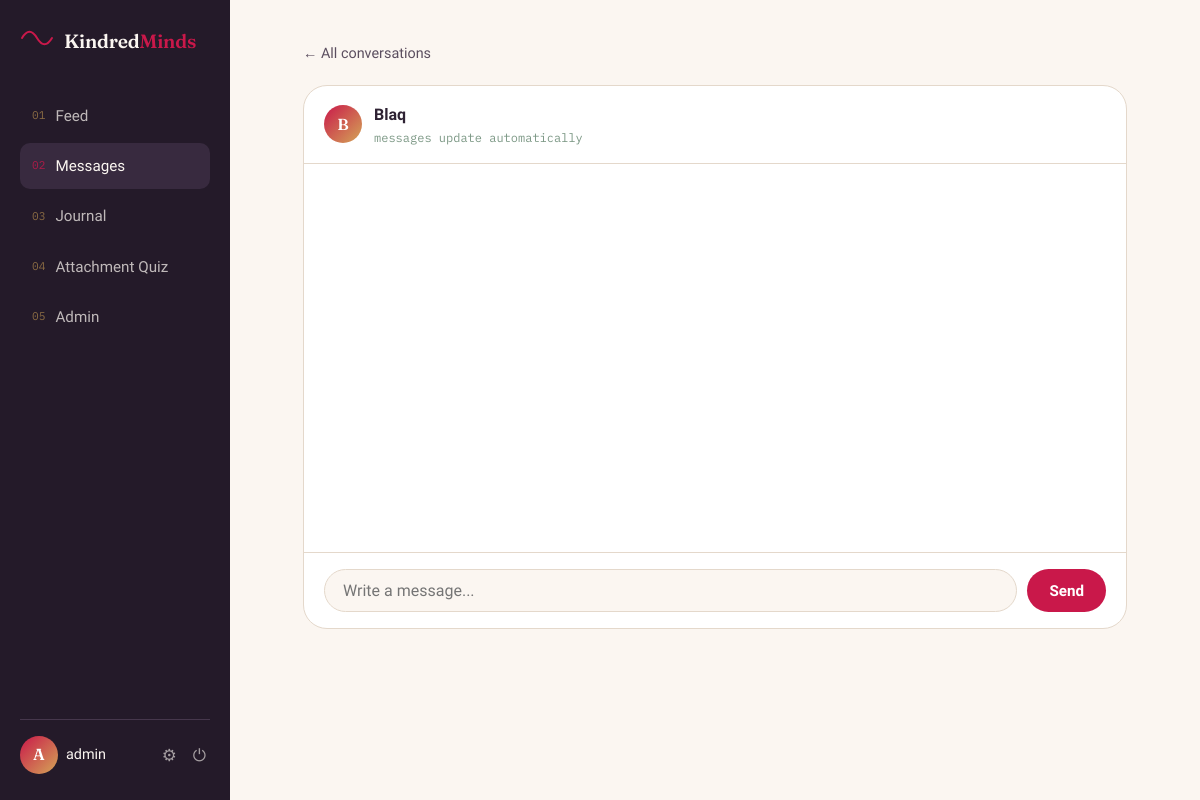
Screenshot of /messages/Blaq (signed in) with the database file from the repository.
### tables this page shows
CREATE TABLE users (
            id INTEGER PRIMARY KEY AUTOINCREMENT,
            username TEXT UNIQUE NOT NULL,
            email TEXT UNIQUE NOT NULL,
            password_hash TEXT NOT NULL,
            bio TEXT DEFAULT '',
            is_admin INTEGER DEFAULT 0,
            is_banned INTEGER DEFAULT 0,
            created_at TEXT NOT NULL
        );

### app.py (the view)
@app.route("/messages/<username>")
@login_required
def conversation(username):
    db = get_db()
    other = db.execute("SELECT * FROM users WHERE username = ?", (username,)).fetchone()
    if not other:
        abort(404)
    uid = session["user_id"]
    db.execute(
        "UPDATE messages SET is_read = 1 WHERE sender_id = ? AND receiver_id = ?",
        (other["id"], uid),
    )
    db.commit()
    msgs = db.execute(
        """SELECT m.*, u.username as sender_name FROM messages m
           JOIN users u ON m.sender_id = u.id
           WHERE (sender_id = ? AND receiver_id = ?) OR (sender_id = ? AND receiver_id = ?)
           ORDER BY m.created_at ASC LIMIT ?""",
        (uid, other["id"], other["id"], uid, MESSAGES_PER_PAGE * 5),
    ).fetchall()
    return render_template("conversation.html", other=other, messages=msgs)

### app.py (called while the page is built)
def get_db():
    if "db" not in g:
        g.db = sqlite3.connect(DB_PATH)
        g.db.row_factory = sqlite3.Row
        g.db.execute("PRAGMA foreign_keys = ON")
    return g.db

def login_required(view):
    @wraps(view)
    def wrapped(*args, **kwargs):
        if "user_id" not in session:
            flash("Please log in to continue.", "warning")
            return redirect(url_for("login", next=request.path))
        return view(*args, **kwargs)
    return wrapped

def current_user():
    if "user_id" not in session:
        return None
    return get_db().execute(
        "SELECT * FROM users WHERE id = ?", (session["user_id"],)
    ).fetchone()

@app.context_processor
def inject_user():
    return {"current_user": current_user(), "current_year": datetime.utcnow().year}

### templates/conversation.html (shortened to what this page needs)
{% extends "base.html" %}
{% block content %}
<a href="{{ url_for('messages_inbox') }}" class="back-link">&larr; All conversations</a>
<div class="chat-window" data-username="{{ other.username }}">
  <header class="chat-header">
    <span class="avatar">{{ other.username[0]|upper }}</span>
    <div>
      <strong>{{ other.username }}</strong>
      <span class="chat-status" id="chat-status">messages update automatically</span>
    </div>
  </header>
  <div class="chat-messages" id="chat-messages">
  </div>
  <form class="chat-input-row" id="chat-form">
    <input type="text" id="chat-input" placeholder="Write a message..." maxlength="1000" autocomplete="off" required>
    <button type="submit" class="btn btn-rose">Send</button>
  </form>
</div>
{% endblock %}

### templates/base.html (shortened to what this page needs)
<!DOCTYPE html>
<html lang="en">
<head>
<link rel="stylesheet" href="{{ url_for('static', filename='css/style.css') }}">
</head>
<body class="{% block bodyclass %}{% endblock %}">
{% if current_user %}
<div class="app-shell">
  <aside class="sidenav">
    <a href="{{ url_for('feed') }}" class="brand">
      <span class="brand-mark">
        <svg viewBox="0 0 40 24" width="34" height="20" fill="none">
          <path d="M2 12 C 8 2, 14 2, 20 12 S 32 22, 38 12" stroke="var(--rose)" stroke-width="2.4" stroke-linecap="round"/>
        </svg>
      </span>
      <span class="brand-word">Kindred<em>Minds</em></span>
    </a>
    <nav class="nav-links">
      <a href="{{ url_for('feed') }}" class="{{ 'active' if request.endpoint == 'feed' }}">
        <span class="nav-eyebrow">01</span> Feed
      </a>
      <a href="{{ url_for('messages_inbox') }}" class="{{ 'active' if request.endpoint in ['messages_inbox','conversation'] }}">
        <span class="nav-eyebrow">02</span> Messages
      </a>
      <a href="{{ url_for('journal') }}" class="{{ 'active' if request.endpoint == 'journal' }}">
        <span class="nav-eyebrow">03</span> Journal
      </a>
      <a href="{{ url_for('quiz') }}" class="{{ 'active' if request.endpoint in ['quiz','quiz_result'] }}">
        <span class="nav-eyebrow">04</span> Attachment Quiz
      </a>
      {% if current_user.is_admin %}
      <a href="{{ url_for('admin_dashboard') }}" class="{{ 'active' if request.endpoint == 'admin_dashboard' }}">
        <span class="nav-eyebrow">05</span> Admin
      </a>
      {% endif %}
    </nav>
    <div class="sidenav-footer">
      <a href="{{ url_for('profile', username=current_user.username) }}" class="mini-profile">
        <span class="avatar">{{ current_user.username[0]|upper }}</span>
        <span class="mini-profile-name">{{ current_user.username }}</span>
      </a>
      <a href="{{ url_for('settings') }}" class="icon-link" title="Settings">⚙</a>
      <a href="{{ url_for('logout') }}" class="icon-link" title="Log out">⏻</a>
    </div>
  </aside>
  <main class="app-main">
    {% block content %}{% endblock %}
  </main>
</div>
{% endif %}
</body>
</html>

### static/css/style.css (style rules this page uses)
:root { --paper: #FBF6F1; --paper-dim: #F3EBE1; --ink: #2E2233; --ink-soft: #5B4E5F; --plum: #241A29; --plum-soft: #382A3F; --rose: #C9184A; --rose-dark: #A11239; --gold: #D4A657; --sage: #7C9885; --line: #E4D8CB; --line-dark: #46374C; --white: #FFFFFF; --font-display: 'Fraunces', serif; --font-body: 'Work Sans', sans-serif; --font-mono: 'IBM Plex Mono', monospace; --radius-sm: 10px; --radius-md: 16px; --radius-lg: 24px; --shadow-soft: 0 12px 32px -16px rgba(46, 34, 51, 0.25); --shadow-tiny: 0 2px 8px -2px rgba(46, 34, 51, 0.18); }
* { box-sizing: border-box; }
html, body { margin: 0; padding: 0; background: var(--paper); color: var(--ink); font-family: var(--font-body); font-size: 16px; line-height: 1.6; -webkit-font-smoothing: antialiased; }
a { color: inherit; text-decoration: none; }
button { font-family: inherit; cursor: pointer; }
textarea, input, select { font-family: inherit; font-size: 1rem; }
.btn { display: inline-flex; align-items: center; justify-content: center; gap: 8px; border: none; border-radius: 999px; padding: 12px 22px; font-weight: 600; font-size: 0.95rem; transition: transform 0.15s ease, box-shadow 0.15s ease, background 0.15s ease; }
.btn-rose { background: var(--rose); color: var(--white); }
.icon-link { color: var(--paper); opacity: 0.6; font-size: 1.05rem; padding: 4px; }
.brand { display: flex; align-items: center; gap: 10px; }
.brand-word { font-family: var(--font-display); font-weight: 600; font-size: 1.2rem; letter-spacing: -0.01em; }
.brand-word em { color: var(--rose); font-style: normal; }
.app-shell { display: flex; min-height: 100vh; }
.sidenav { width: 230px; background: var(--plum); color: var(--paper); display: flex; flex-direction: column; padding: 26px 20px; position: sticky; top: 0; height: 100vh; flex-shrink: 0; }
.sidenav .brand-word { color: var(--paper); }
.sidenav .brand { margin-bottom: 36px; }
.nav-links { display: flex; flex-direction: column; gap: 4px; flex: 1; }
.nav-links a { display: flex; align-items: center; gap: 10px; padding: 11px 12px; border-radius: var(--radius-sm); color: var(--paper); opacity: 0.72; font-size: 0.95rem; position: relative; }
.nav-links a.active { opacity: 1; background: var(--plum-soft); }
.nav-links a.active .nav-eyebrow { color: var(--rose); }
.nav-eyebrow { font-family: var(--font-mono); font-size: 0.7rem; color: var(--gold); opacity: 0.8; }
.sidenav-footer { display: flex; align-items: center; gap: 8px; border-top: 1px solid var(--line-dark); padding-top: 16px; margin-top: 16px; }
.mini-profile { display: flex; align-items: center; gap: 8px; flex: 1; min-width: 0; }
.mini-profile-name { color: var(--paper); font-size: 0.9rem; font-weight: 500; overflow: hidden; text-overflow: ellipsis; white-space: nowrap; }
.app-main { flex: 1; padding: 40px 4vw 80px; max-width: 920px; margin: 0 auto; width: 100%; }
.avatar { width: 38px; height: 38px; border-radius: 50%; background: linear-gradient(135deg, var(--rose), var(--gold)); color: var(--white); display: flex; align-items: center; justify-content: center; font-weight: 600; font-family: var(--font-display); flex-shrink: 0; }
.back-link { display: inline-block; margin-bottom: 20px; color: var(--ink-soft); font-size: 0.9rem; }
.chat-window { background: var(--white); border: 1px solid var(--line); border-radius: var(--radius-lg); display: flex; flex-direction: column; height: 68vh; overflow: hidden; }
.chat-header { display: flex; align-items: center; gap: 12px; padding: 16px 20px; border-bottom: 1px solid var(--line); }
.chat-status { display: block; font-size: 0.75rem; color: var(--sage); font-family: var(--font-mono); }
.chat-messages { flex: 1; overflow-y: auto; padding: 20px; display: flex; flex-direction: column; gap: 10px; }
.chat-input-row { display: flex; gap: 10px; padding: 16px 20px; border-top: 1px solid var(--line); }
.chat-input-row input { flex: 1; border: 1.5px solid var(--line); border-radius: 999px; padding: 11px 18px; background: var(--paper); }

### rows the page displays
users: username "A", username "admin"
users: username "B", username "Blaq"
